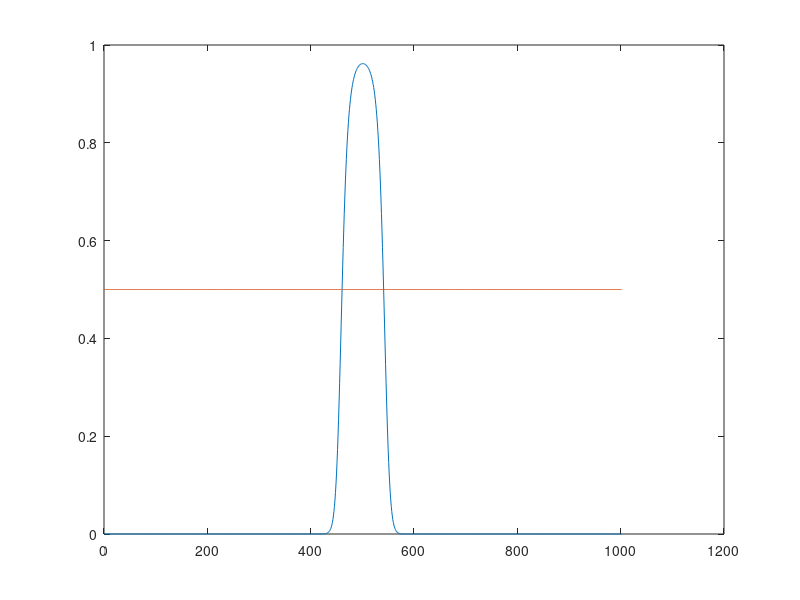

Source code (MATLAB):
clear();
N = 1002
for K=0:N

rML = K/N;

prefH0 = nchoosek(N, K)*(N+1)*2^(-N);

p0(K+1) = prefH0/(1+prefH0);
end
hold off;
plot(0:K, p0)
hold on;
plot(0:K, 0.5*ones(1, K+1))
